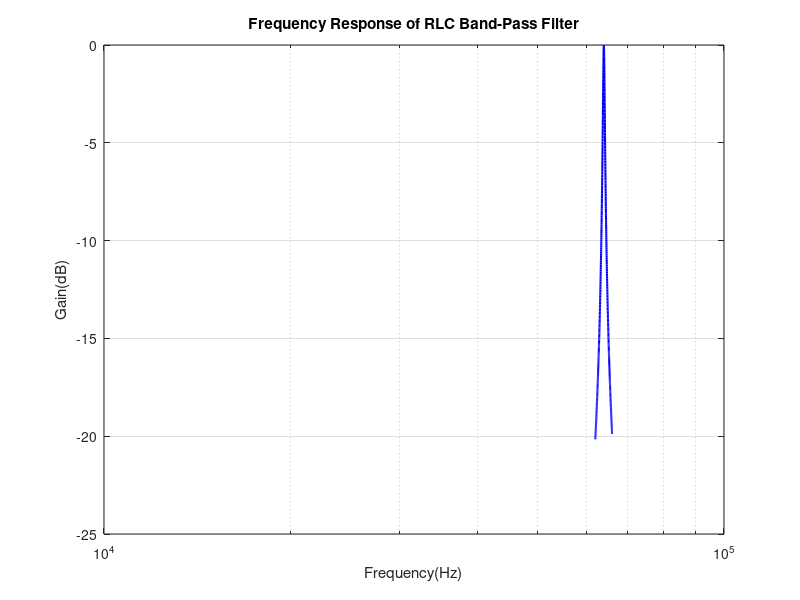

The MATLAB source for this figure: (Note: this script raises an error after producing the figure.)
clc;
clear all;
close all;
R=64;
L=0.0254;
C=2.4347e-10;
fc=64e3;
num = [0,C*R,0];
den = [L*C,C*R,1];
w=logspace(log10(2*pi*62000),log10(2*pi*66000),500);
h=freqs(num,den,w);
f=w/(2*pi);
mag=20*log10(abs(h));
semilogx(f,mag,'b','LineWidth',1.5);
grid on;
xlabel('Frequency(Hz)');
ylabel('Gain(dB)');
title('Frequency Response of RLC Band-Pass Filter');
xline(fc+200,'r',LineWidth=1);
xline(fc-200,'r',LineWidth=1);
yline(-3,'r',LineWidth=1);
